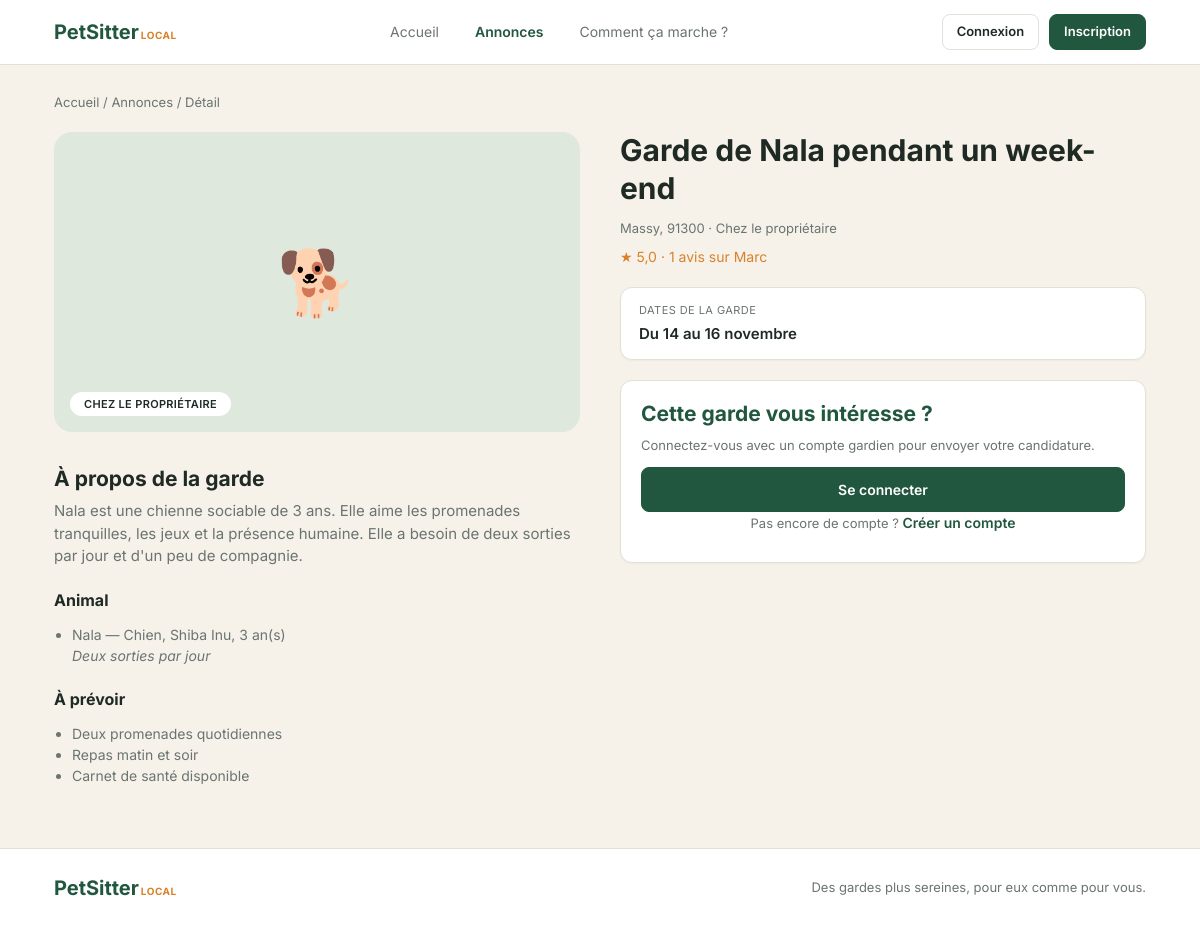
The page /index.php?action=annonce&id=1 on the database its author committed.
### tables this page shows
CREATE TABLE Annonce (
    id_annonce INT AUTO_INCREMENT,
    id_gardien_annonce INT NULL,
    id_proprietaire_annonce INT,
    nom_annonce VARCHAR(100),
    ville VARCHAR(60),
    type_garde VARCHAR(30),
    description TEXT,
    a_prevoir TEXT,
    date_debut DATETIME,
    date_fin DATETIME,
    nombre_animaux INT,
    date_publication DATETIME DEFAULT CURRENT_TIMESTAMP,
    statut VARCHAR(30) DEFAULT 'ouverte',
    CONSTRAINT pk_annonce PRIMARY KEY (id_annonce),
    CONSTRAINT fk_id_gardien_annonce
        FOREIGN KEY (id_gardien_annonce)
        REFERENCES Gardien(id_gardien),
    CONSTRAINT fk_id_proprietaire_annonce
        FOREIGN KEY (id_proprietaire_annonce)
        REFERENCES Proprietaire(id_proprietaire)
);

CREATE TABLE Animal (
    id_animal INT AUTO_INCREMENT,
    id_proprietaire_animal INT,
    nom_animal VARCHAR(25),
    espece VARCHAR(25),
    race VARCHAR(25),
    age INT,
    poids DECIMAL(6,2),
    besoin_particulier VARCHAR(255),
    CONSTRAINT pk_animal PRIMARY KEY (id_animal),
    CONSTRAINT fk_id_proprietaire
        FOREIGN KEY (id_proprietaire_animal)
        REFERENCES Proprietaire(id_proprietaire)
);

CREATE TABLE Proprietaire (
    id_proprietaire INT AUTO_INCREMENT,
    id_utilisateur_proprietaire INT,
    nom_utilisateur_proprietaire VARCHAR(25),
    prenom_util_prop VARCHAR(25),
    mail_proprietaire VARCHAR(100),
    tel_proprietaire VARCHAR(20),
    adresse_proprietaire VARCHAR(100),
    description_proprietaire VARCHAR(255),
    nombre_avis_proprietaire INT DEFAULT 0,
    est_admin_prop BOOLEAN DEFAULT FALSE,
    CONSTRAINT pk_proprietaire PRIMARY KEY (id_proprietaire),
    CONSTRAINT fk_id_util_prop
        FOREIGN KEY (id_utilisateur_proprietaire)
        REFERENCES Utilisateur(id_utilisateur)
);

### app/helpers.php (called while the page is built, shortened)
<?php
function e(mixed $valeur): string {
  return htmlspecialchars((string) ($valeur ?? ''), ENT_QUOTES, 'UTF-8');
}
function url(string $action, array $params = []): string {
  return 'index.php?' . http_build_query(['action' => $action] + $params);
}
function vue(string $nom, array $donnees = [], string $gabarit = 'main'): void {
  extract($donnees);
  require __DIR__ . "/views/$nom.php";
}
function note_fr(float|string|null $note): string {
  return number_format((float) $note, 1, ',', '');
}
function periode_longue(string $debut, string $fin): string {
  $d = strtotime($debut); $f = strtotime($fin);
  if (date('n Y', $d) === date('n Y', $f)) {
    return 'Du ' . date('j', $d) . ' au ' . date('j', $f) . ' ' . MOIS[date('n', $f) - 1];
  }
  return 'Du ' . date_fr($debut) . ' au ' . date_fr($fin);
}
function emoji_espece(?string $espece): string {
  return match (mb_strtolower($espece ?? '')) {
    'chien' => '🐕', 'chat' => '🐈', 'lapin' => '🐇', 'oiseau' => '🐦',
    'poisson' => '🐟', 'rongeur', 'hamster' => '🐹', default => '🐾',
  };
}
function utilisateur(): ?array {
  return $_SESSION['user'] ?? null;
}

### app/controllers/AnnonceController.php (called while the page is built, shortened)
<?php
class AnnonceController {
  public function detail(): void {
    $annonce = Annonce::trouver((int) ($_GET['id'] ?? 0));
    $u = utilisateur();
    vue('annonces/detail', [
      'annonce'       => $annonce,
      'animaux'       => Annonce::animaux($annonce['id_annonce']),
      'note'          => Proprietaire::note($annonce['id_proprietaire_annonce']),
      'candidature'   => $u && $u['id_gardien'] ? Candidature::existe($annonce['id_annonce'], $u['id_gardien']) : null,
      'estProprio'    => $u && $u['id_proprietaire'] === (int) $annonce['id_proprietaire_annonce'],
      'page'          => 'annonces',
    ]);
  }
}

### public/index.php (called while the page is built, shortened)
<?php
$racine = dirname(__DIR__);
require $racine . '/config/database.php';
require $racine . '/app/helpers.php';
$action = $_GET['action'] ?? 'accueil';
match ($action) {
  'accueil'          => (new AnnonceController())->accueil(),
  'annonces', 'liste'=> (new AnnonceController())->liste(),
  'annonce'          => (new AnnonceController())->detail(),
  'gardien'          => (new AnnonceController())->profilGardien(),
  'comment'          => (new AnnonceController())->comment(),
  'connexion'        => (new AuthController())->connexion(),
  'inscription'      => (new AuthController())->inscription(),
  'deconnexion'      => (new AuthController())->deconnexion(),
  'creer'            => (new AnnonceController())->creer(),
  'terminer'         => (new AnnonceController())->terminer(),
  'decider'          => (new CandidatureController())->decider(),
  'postuler'         => (new CandidatureController())->postuler(),
  'profil'           => (new EspaceController())->majProfil(),
  'noter'            => (new AvisController())->noter(),
  'moderer'          => (new AvisController())->moderer(),
  'espace'           => (new EspaceController())->espace(),
  'espace_proprietaire' => (new EspaceController())->proprietaire(),
  'espace_gardien'   => (new EspaceController())->gardien(),
  'admin'            => (new EspaceController())->admin(),
  default            => (new AnnonceController())->accueil(),
};

### config/database.php (called while the page is built)
<?php
class Database {
  private static ?PDO $instance = null;
  public static function get(): PDO {
    if (self::$instance === null) {
      self::$instance = new PDO(
        "mysql:host=localhost;dbname=" . (getenv('DB_NAME') ?: 'petsitter') . ";charset=utf8mb4",
        "root", ""
      );
      self::$instance->setAttribute(PDO::ATTR_ERRMODE, PDO::ERRMODE_EXCEPTION);
      self::$instance->setAttribute(PDO::ATTR_DEFAULT_FETCH_MODE, PDO::FETCH_ASSOC);
    }
    return self::$instance;
  }
  public static function run(string $sql, array $params = []): PDOStatement {
    $stmt = self::get()->prepare($sql);
    $stmt->execute($params);
    return $stmt;
  }
}

### app/models/Annonce.php (called while the page is built, shortened)
<?php
class Annonce {
  public static function trouver(int $id): ?array {
    return Database::run(self::SELECT . " WHERE a.id_annonce = ?", [$id])->fetch() ?: null;
  }
  public static function animaux(int $id): array {
    return Database::run(
      "SELECT an.* FROM Animal an
       JOIN Est_Inscrit e ON e.id_animal_est_inscrit = an.id_animal
       WHERE e.id_annonce_est_inscrit = ?", [$id]
    )->fetchAll();
  }
}

### app/views/annonces/detail.php (the view, shortened to what this page needs)
<?php $titre = $annonce['nom_annonce']; $u = utilisateur(); ?>
<div class="conteneur section">
  <p class="fil">
    <a href="<?= url('accueil') ?>">Accueil</a> / <a href="<?= url('annonces') ?>">Annonces</a> / Détail
  </p>
  <div class="detail-grille">
    <div>
      <div class="detail-image">
        <span><?= emoji_espece($annonce['espece']) ?></span>
        <span class="etiquette"><?= e(mb_strtoupper($annonce['type_garde'])) ?></span>
      </div>
      <h2>À propos de la garde</h2>
      <p class="muted texte"><?= nl2br(e($annonce['description'])) ?></p>
      <?php if ($animaux): ?>
        <h3>Animal</h3>
        <ul class="liste-puces muted">
          <?php foreach ($animaux as $an): ?>
            <li>
              <?= e($an['nom_animal']) ?> — <?= e($an['espece']) ?><?= $an['race'] ? ', ' . e($an['race']) : '' ?><?= $an['age'] ? ', ' . (int) $an['age'] . ' an(s)' : '' ?>
              <?= $an['besoin_particulier'] ? '<br><em>' . e($an['besoin_particulier']) . '</em>' : '' ?>
            </li>
          <?php endforeach; ?>
        </ul>
      <?php endif; ?>
      <?php if ($annonce['a_prevoir']): ?>
        <h3>À prévoir</h3>
        <ul class="liste-puces muted">
          <?php foreach (preg_split('/\R/', $annonce['a_prevoir']) as $ligne): ?>
            <?php if (trim($ligne) !== ''): ?><li><?= e($ligne) ?></li><?php endif; ?>
          <?php endforeach; ?>
        </ul>
      <?php endif; ?>
    </div>
    <div>
      <h1><?= e($annonce['nom_annonce']) ?></h1>
      <p class="muted petit"><?= e($annonce['ville']) ?> · <?= e($annonce['type_garde']) ?></p>
      <p class="note">
        <?php if ($note['nb']): ?>
          ★ <?= note_fr($note['note']) ?> · <?= $note['nb'] ?> avis sur <?= e($annonce['prenom_util_prop']) ?>
        <?php else: ?>
          Publiée par <?= e($annonce['prenom_util_prop']) ?>
        <?php endif; ?>
      </p>
      <div class="carte carte-info">
        <p class="sur-titre">Dates de la garde</p>
        <p class="fort"><?= e(periode_longue($annonce['date_debut'], $annonce['date_fin'])) ?></p>
      </div>
      <div class="carte carte-candidature">
        <?php if ($annonce['statut'] !== 'ouverte'): ?>
          <h2>Garde <?= $annonce['statut'] === 'pourvue' ? 'pourvue' : 'terminée' ?></h2>
          <p class="muted">Cette annonce n'accepte plus de candidatures.</p>
        <?php elseif ($estProprio): ?>
          <h2>C'est votre annonce</h2>
          <p class="muted"><?= (int) $annonce['nb_candidatures'] ?> candidature(s) reçue(s).</p>
          <a href="<?= url('espace_proprietaire', ['tab' => 'candidatures', 'annonce' => $annonce['id_annonce']]) ?>" class="btn btn-bloc">Voir les candidatures</a>
        <?php elseif ($candidature): ?>
          <h2>Candidature envoyée</h2>
          <p class="muted">Envoyée le <?= e(date_fr($candidature['date_envoi'])) ?>. <?= badge($candidature['statut']) ?></p>
          <a href="<?= url('espace_gardien', ['tab' => 'candidatures']) ?>" class="btn btn-bloc">Suivre ma candidature</a>
        <?php else: ?>
          <h2>Cette garde vous intéresse ?</h2>
          <p class="muted petit">
            <?= $u ? 'Seuls les comptes gardien peuvent postuler.' : 'Connectez-vous avec un compte gardien pour envoyer votre candidature.' ?>
          </p>
          <?php if (!$u): ?>
            <a href="<?= url('connexion') ?>" class="btn btn-bloc">Se connecter</a>
            <p class="petit muted centre">Pas encore de compte ? <a href="<?= url('inscription') ?>" class="lien-fort">Créer un compte</a></p>
          <?php endif; ?>
        <?php endif; ?>
      </div>
    </div>
  </div>
</div>

### public/css/style.css (style rules this page uses)
:root { --vert: #22573f; --vert-fonce: #1a4531; --vert-clair: #dfe8dc; --vert-pale: #e9efe6; --creme: #f6f2ea; --blanc: #ffffff; --texte: #1f2a24; --muted: #6b7470; --bordure: #e3e0d8; --orange: #d9822b; --orange-pale: #f8e6d2; --rouge: #c0463a; --rouge-pale: #f9e1de; --rayon: 12px; --ombre: 0 1px 2px rgba(0, 0, 0, .04); }
* { box-sizing: border-box; }
body { margin: 0; font-family: 'Inter', system-ui, sans-serif; font-size: 15px; color: var(--texte); background: var(--creme); line-height: 1.5; }
a { color: inherit; text-decoration: none; }
h1, h2, h3 { margin: 0 0 .4em; line-height: 1.25; }
h1 { font-size: 30px; }
h2 { font-size: 21px; margin-top: 1.6em; }
h3 { font-size: 16px; margin-top: 1.4em; }
p { margin: 0 0 .6em; }
.conteneur { max-width: 1140px; margin: 0 auto; padding: 0 24px; }
.section { padding-top: 28px; padding-bottom: 48px; }
.muted { color: var(--muted); }
.petit { font-size: 13px; }
.fort { font-weight: 600; }
.centre { text-align: center; }
.texte { max-width: 560px; }
.note { color: var(--orange); font-size: 14px; }
.fil { font-size: 13px; color: var(--muted); margin-bottom: 20px; }
.lien-fort { color: var(--vert); font-weight: 600; font-size: 14px; }
.sur-titre { font-size: 11px; text-transform: uppercase; letter-spacing: .04em; color: var(--muted); margin: 0 0 4px; }
.liste-puces { padding-left: 18px; font-size: 14px; }
.btn { display: inline-block; border: 1px solid var(--vert); background: var(--vert); color: #fff; padding: 11px 20px; border-radius: 8px; font-weight: 600; font-size: 14px; cursor: pointer; text-align: center; transition: background .15s; }
.btn-bloc { display: block; width: 100%; margin-top: 12px; }
.etiquette { display: inline-block; background: var(--blanc); border-radius: 20px; padding: 4px 14px; font-size: 11px; font-weight: 600; text-transform: uppercase; letter-spacing: .03em; }
.carte { background: var(--blanc); border: 1px solid var(--bordure); border-radius: var(--rayon); padding: 20px; box-shadow: var(--ombre); }
.detail-grille { display: grid; grid-template-columns: 1fr 1fr; gap: 40px; align-items: start; }
.detail-image { background: var(--vert-clair); border-radius: 18px; height: 300px; position: relative; display: flex; align-items: center; justify-content: center; font-size: 64px; }
.detail-image .etiquette { position: absolute; left: 16px; bottom: 16px; }
.carte-info { margin: 20px 0; padding: 14px 18px; }
.carte-info .fort { margin: 0; }
.carte-candidature h2 { color: var(--vert); margin-top: 0; }

### rows shown on the page
annonce: type_garde "CHEZ LE PROPRIÉTAIRE", description "Nala est une chienne sociable de 3 ans. Elle aime les promenades tranquilles, les jeux et la présence humaine. Elle a besoin de deux sorties par jour et d'un peu de compagnie.", a_prevoir "Deux promenades quotidiennes", a_prevoir "Repas matin et soir", a_prevoir "Carnet de santé disponible", nom_annonce "Garde de Nala pendant un week-end", ville "Massy, 91300", type_garde "Chez le propriétaire", id_proprietaire_annonce.prenom_util_prop "Marc", date_debut+date_fin "Du 14 au 16 novembre"
animal: nom_animal "Nala", espece "Chien", race "Shiba Inu", age "3", besoin_particulier "Deux sorties par jour"

### other values the page prints
emoji_espece($annonce['espece']) "🐕"
note_fr($note['note']) "5,0"
$note['nb'] "1"
